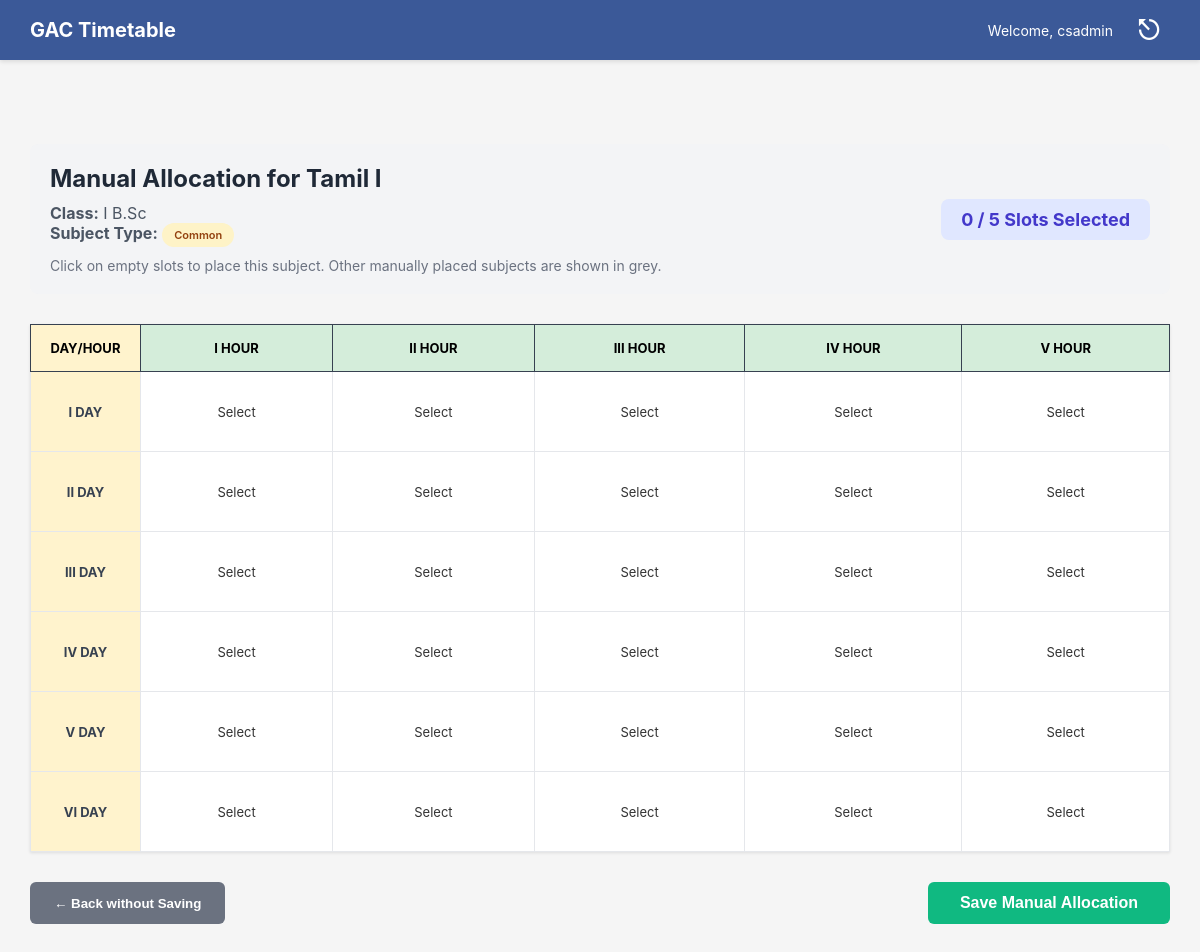
The page /Generate_Timetable/manual_allocation.php?subject_id=1 (signed in) on the database its author committed.
### tables this page shows
CREATE TABLE `subjects` (
  `id` int(11) NOT NULL,
  `title` varchar(150) DEFAULT NULL,
  `sub_code` varchar(50) DEFAULT NULL,
  `hours_per_week` int(11) DEFAULT NULL,
  `semester` int(11) DEFAULT NULL,
  `type` varchar(50) DEFAULT NULL,
  `program` enum('UG','PG') NOT NULL DEFAULT 'UG',
  `year` int(11) NOT NULL DEFAULT 1,
  `sort_order` int(11) DEFAULT 0,
  `is_allocated` tinyint(1) NOT NULL DEFAULT 1
);

### Generate_Timetable/manual_allocation.php (the view, shortened to what this page needs)
<?php
$conn = getConnection();
$subject_id = isset($_GET['subject_id']) ? intval($_GET['subject_id']) : 0;
$shift = isset($_GET['shift']) ? $_GET['shift'] : '';
$class_index = isset($_GET['class_index']) ? intval($_GET['class_index']) : 0;
$staff_index = isset($_GET['staff_index']) && $_GET['staff_index'] !== '' ? intval($_GET['staff_index']) : null;
$subject_query = "SELECT * FROM subjects WHERE id = $subject_id";
$subject_result = $conn->query($subject_query);
$subject = $subject_result->fetch_assoc();
$class_sequence = [
    ['pattern' => 'I B.Sc%', 'label' => 'I B.Sc'],
    ['pattern' => 'II B.Sc%', 'label' => 'II B.Sc'],
    ['pattern' => 'III B.Sc%', 'label' => 'III B.Sc'],
    ['pattern' => 'I M.Sc%', 'label' => 'I M.Sc'],
    ['pattern' => 'II M.Sc%', 'label' => 'II M.Sc'],
];
$current_class_config = $class_sequence[$class_index];
$class_label = $current_class_config['label'] . ($shift ? " (" . ucfirst(str_replace('shift', 'Shift ', $shift)) . ")" : "");
$days = ['I DAY', 'II DAY', 'III DAY', 'IV DAY', 'V DAY', 'VI DAY'];
$hours = ['I HOUR', 'II HOUR', 'III HOUR', 'IV HOUR', 'V HOUR'];
$other_allocations = [];
$current_allocations = [];
$hours_key = $shift ? 'hours_' . $shift . '_' . $subject_id : 'hours_' . $subject_id;
if ($staff_index !== null) {
    $hours_key .= '_' . $staff_index;
    if (!isset($_SESSION['hours_changes'][$hours_key])) {
        $base_hours_key = $shift ? 'hours_' . $shift . '_' . $subject_id : 'hours_' . $subject_id;
        $expected_hours = isset($_SESSION['hours_changes'][$base_hours_key]) ? $_SESSION['hours_changes'][$base_hours_key] : $subject['hours_per_week'];
    } else {
        $expected_hours = $_SESSION['hours_changes'][$hours_key];
    }
} else {
    $expected_hours = isset($_SESSION['hours_changes'][$hours_key]) ? $_SESSION['hours_changes'][$hours_key] : $subject['hours_per_week'];
}
?>
<!DOCTYPE html>
<html lang="en">
<head>
    <link rel="stylesheet" href="../Assets/css/style.css?v=2.1">
</head>
<body>
    <nav class="navbar">
        <div class="nav-brand">GAC Timetable</div>
        <div class="nav-user">
            Welcome, <?php echo htmlspecialchars($_SESSION['user_name']); ?>
            <a href="../Logout/logout.php" class="logout-icon">⎋</a>
        </div>
    </nav>
    <div class="content">
        <div class="allocation-header">
            <div class="allocation-info">
                <h3>Manual Allocation for <?php echo htmlspecialchars($subject['title']); ?></h3>
                <p><strong>Class:</strong> <?php echo htmlspecialchars($class_label); ?></p>
                <p><strong>Subject Type:</strong> <span class="badge badge-<?php echo strtolower($subject['type']); ?>"><?php echo htmlspecialchars($subject['type']); ?></span></p>
                <p style="margin-top: 10px; font-size: 14px; color: #6b7280;">Click on empty slots to place this subject. Other manually placed subjects are shown in grey.</p>
            </div>
            <div class="hours-counter" id="hours-counter">
                <span id="selected-count"><?php echo count($current_allocations); ?></span> / <?php echo $expected_hours; ?> Slots Selected
            </div>
        </div>
        <form method="POST" action="manual_allocation.php?subject_id=<?php echo $subject_id; ?>&shift=<?php echo urlencode($shift); ?>&class_index=<?php echo $class_index; ?><?php echo $staff_index !== null ? '&staff_index=' . $staff_index : ''; ?>">
            <table class="timetable-table">
                <thead>
                    <tr>
                        <th class="day-header">DAY/HOUR</th>
                        <?php foreach ($hours as $hour): ?>
                            <th><?php echo $hour; ?></th>
                        <?php endforeach; ?>
                    </tr>
                </thead>
                <tbody>
                    <?php foreach ($days as $day): ?>
                        <tr>
                            <td class="day-header"><?php echo $day; ?></td>
                            <?php foreach ($hours as $hour): ?>
                                <?php
                                $slot_id = $day . '_' . $hour;
                                $is_occupied = array_key_exists($slot_id, $other_allocations);
                                ?>
                                <td>
                                    <?php if ($is_occupied): ?>
                                        <div class="slot-occupied" title="Occupied by <?php echo htmlspecialchars($other_allocations[$slot_id]); ?>">
                                            <?php echo htmlspecialchars($other_allocations[$slot_id]); ?>
                                            <div style="font-size: 10px; margin-top: 4px;">(Locked)</div>
                                        </div>
                                    <?php else: ?>
                                        <label for="slot_<?php echo str_replace(' ', '_', $slot_id); ?>" class="slot-label">
                                            Select
                                        </label>
                                    <?php endif; ?>
                                </td>
                            <?php endforeach; ?>
                        </tr>
                    <?php endforeach; ?>
                </tbody>
            </table>
            <div class="action-buttons">
                <button type="submit" name="action" value="cancel" class="btn-cancel">← Back without Saving</button>
                <button type="submit" name="action" value="save" class="btn-save">Save Manual Allocation</button>
            </div>
        </form>
    </div>
</body>
</html>

### Assets/css/style.css (style rules this page uses)
* { margin: 0; padding: 0; box-sizing: border-box; }
body { font-family: -apple-system, BlinkMacSystemFont, "Segoe UI", Roboto, "Helvetica Neue", Arial, sans-serif; background-color: #f5f5f5; color: #333; }
.navbar { background-color: #3b5998; color: white; padding: 15px 30px; display: flex; justify-content: space-between; align-items: center; box-shadow: 0 2px 4px rgba(0, 0, 0, 0.1); position: fixed; top: 0; left: 0; width: 100%; height: 60px; z-index: 1000; }
.nav-brand { font-size: 20px; font-weight: bold; }
.nav-user { display: flex; align-items: center; gap: 15px; font-size: 14px; }
.logout-icon { color: white; text-decoration: none; font-size: 28px; display: inline-block; width: 42px; height: 42px; text-align: center; line-height: 42px; border-radius: 6px; transition: background-color 0.3s; }
.content { padding: 30px; padding-top: 144px; max-width: 1400px; margin: 0 auto; }
.badge { display: inline-block; padding: 5px 12px; border-radius: 12px; font-size: 11px; font-weight: 600; background-color: #d1fae5; color: #065f46; }
.badge-common { background-color: #fef3c7; color: #92400e; }
.timetable-table { width: 100%; border-collapse: collapse; margin-bottom: 40px; }
.timetable-table th, .timetable-table td { border: 2px solid #000; padding: 10px; text-align: center; font-size: 13px; }
.timetable-table th { background-color: #f0f0f0; font-weight: bold; color: #7c0a02; }
.day-header { background-color: #fff3cd !important; font-weight: bold; width: 80px; }
.timetable-table { width: 100%; border-collapse: collapse; margin: 20px auto; }
.timetable-table th, .timetable-table td { border: 2px solid #000; padding: 12px; text-align: center; font-size: 13px; }
.timetable-table th { background-color: #d4edda; font-weight: bold; color: #000; }
.day-header { background-color: #fff3cd !important; font-weight: bold; width: 100px; }
.timetable-table thead th { background-color: #d4edda; font-weight: bold; color: #000; text-align: center; }
.timetable-table th, .timetable-table td { border: 2px solid #000; padding: 12px; font-size: 13px; text-align: center; vertical-align: middle; }
.timetable-table .day-header { background-color: #fff3cd !important; font-weight: bold; width: 110px; }

### Generate_Timetable/manual_allocation.php (style rules this page uses)
.allocation-header { background: #f3f4f6; padding: 20px; border-radius: 8px; margin-bottom: 30px; display: flex; justify-content: space-between; align-items: center; }
.allocation-info h3 { margin: 0 0 10px 0; color: #1f2937; font-size: 24px; }
.allocation-info p { margin: 0; color: #4b5563; font-size: 16px; }
.hours-counter { background: #e0e7ff; color: #4338ca; padding: 10px 20px; border-radius: 8px; text-align: center; font-weight: bold; font-size: 18px; }
.timetable-table { width: 100%; border-collapse: collapse; margin-bottom: 30px; background: white; box-shadow: 0 1px 3px rgba(0,0,0,0.1); }
.timetable-table th { background: #1f2937; color: white; padding: 15px; text-align: center; border: 1px solid #374151; }
.timetable-table td { height: 80px; border: 1px solid #e5e7eb; text-align: center; vertical-align: middle; position: relative; padding: 0; }
.timetable-table td.day-header { background: #f9fafb; font-weight: bold; color: #374151; width: 100px; }
.slot-label { display: flex; flex-direction: column; justify-content: center; align-items: center; width: 100%; height: 100%; cursor: pointer; transition: all 0.2s; background: transparent; }
.action-buttons { display: flex; justify-content: space-between; margin-top: 20px; }
.btn-save { background: #10b981; color: white; padding: 12px 32px; border: none; border-radius: 6px; font-weight: 600; font-size: 16px; cursor: pointer; }
.btn-cancel { background: #6b7280; color: white; padding: 12px 24px; border: none; border-radius: 6px; font-weight: 600; cursor: pointer; }

### rows shown on the page
subjects: title "Tamil I", type "Common", hours_per_week "5"

### other values the page prints
$_SESSION['user_name'] "csadmin"
$class_label "I B.Sc"
count($current_allocations) "0"
$hour "I HOUR"
$hour "II HOUR"
$hour "III HOUR"
$hour "IV HOUR"
$hour "V HOUR"
$day "I DAY"
$day "II DAY"
$day "III DAY"
$day "IV DAY"
$day "V DAY"
$day "VI DAY"
